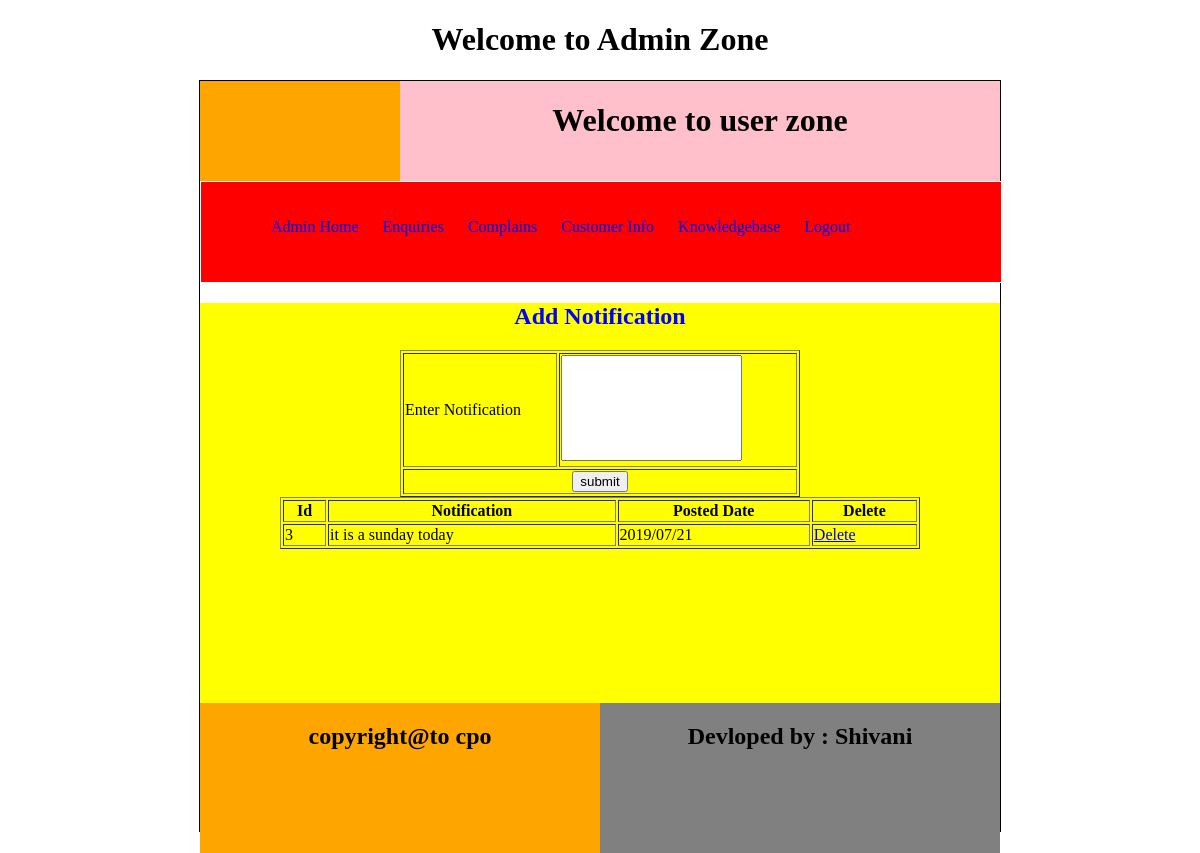
The page /adminzone/adminhome (signed in) on the database its author committed.
### adminzone/models.py (models this page shows)
class Notification(models.Model):
    notificationtext=models.TextField()
    posteddate=models.CharField(max_length=30)

### adminzone/views.py (the view)
def adminhome(request):
    if request.session['adminid']:
        noti=Notification.objects.all()
        return render(request,'adminhome.html',{'noti':noti})
    else:
        return render(request,'login.html')

### adminzone/templates/adminhome.html (shortened to what this page needs)
<!DOCTYPE html>
<html lang="en">
<head>
</head>
<body>
<center>
<h1>Welcome to Admin Zone</h1>
    </center>
<div id="outer">
    <div id="parent1">
    <div id="logo">
    </div>
    <div id="header">
        <center>
        <h1>Welcome to user zone</h1>
            </center>
    </div>
    </div>
    <div id="menu">
        <ul>
            <li><a href="{% url 'adminzone:adminhome' %} ">Admin Home</a></li>
            <li><a href="{% url 'adminzone:enquiries' %} ">Enquiries</a></li>
            <li><a href="{% url 'adminzone:complains' %} ">Complains</a></li>
            <li><a href="{% url 'adminzone:customerinfo' %} ">Customer Info</a></li>
            <li><a href="{% url 'adminzone:knowledgebase' %} ">Knowledgebase</a></li>
            <li><a href="{% url 'adminzone:logout' %} ">Logout</a></li>
        </ul>
    </div>
    <div id="main">
        <form action="{% url 'adminzone:addnotification' %}" method="post">
            <h2 style="text-align:center;color:blue;">
                Add Notification
            </h2>
            <table border="1" style="margin:0 auto;width:50%">
                <tr>
                    <td>Enter Notification</td>
                    <td>
                        <textarea name="notificationtext" style="height:100px; resize:none;"></textarea>
                    </td>
                </tr>
            <tr>
                <td colspan="2" align="center"><input type="submit" value="submit" /></td>
            </tr>
            </table>
        </form>
        <table border="1" style="width:80%;margin:0 auto;" >
            <tr>
                <th>Id</th>
                <th>Notification</th>
                <th>Posted Date</th>
                <th>Delete</th>
            </tr>
            {% for n in noti %}
                <tr>
                    <td>{{n.id}}</td>
                    <td>{{n.notificationtext}}</td>
                    <td>{{n.posteddate}}</td>
                    <td>
                        <a href="{% url 'adminzone:deletenotification' n.id %}">Delete</a>
                    </td>
                </tr>
            {% endfor %}
        </table>
    </div>
    <div id="parent2">
        <div id="child1">
            <center>
                <h2> copyright@to cpo</h2>
            </center>
        </div>
        <div id="child2">
            <center>
                <h2>Devloped by : Shivani</h2>
            </center>
        </div>
    </div>
    </div>
</body>
</html>

### adminzone/templates/adminhome.html (style rules this page uses)
#outer { height:750px; width:800px; border:1px solid; //background-color:blue; margin:auto; }
#parent1 { height:100px; width:800px; background-color:blue; }
#logo { height:100px; width:200px; background-color:orange; float:left; }
#header { height:100px; width:600px; background-color:pink; float:right; }
#menu { height:100px; width:800px; background-color:red; border:1px solid; }
#main { height:400px; width:800px; background-color:yellow; }
#parent2 { height:150px; width:800px; //background-color:black; }
#child1 { height:150px; width:400px; background-color:orange; float:left; }
#child2 { height:150px; width:400px; background-color:gray; float:right; }
#menu { height:100px; width:800px; border:1px solid white; margin:auto; }
#menu ul { list-style-type:none; line-height:50px; margin:20px; }
#menu ul li { color:black; display:inline; padding:10px; }
#menu ul li a { color-black; text-decoration:none; }

### rows shown on the page
Notification: id "3", notificationtext "it is a sunday today", posteddate "2019/07/21"
